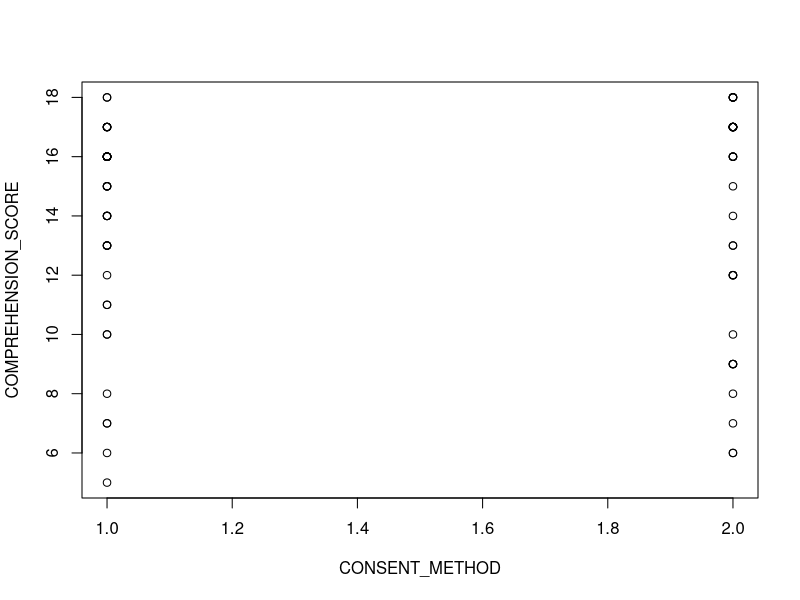
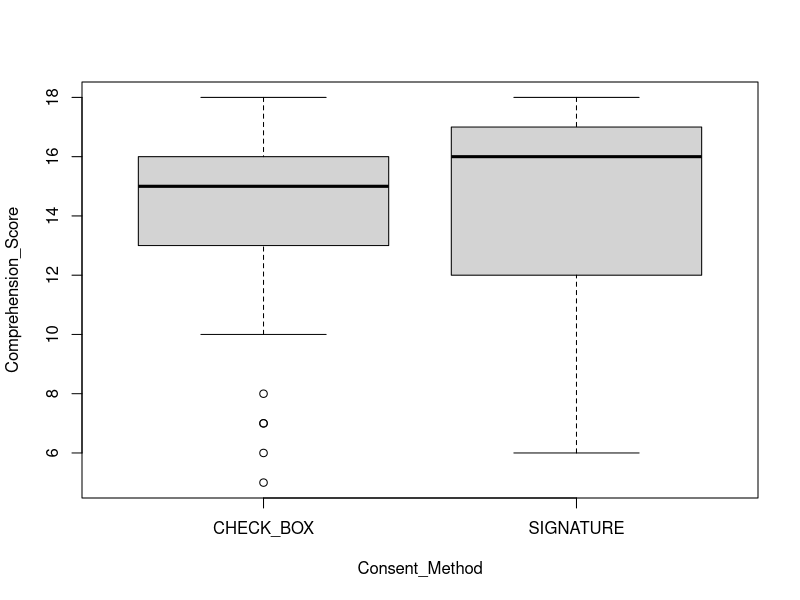
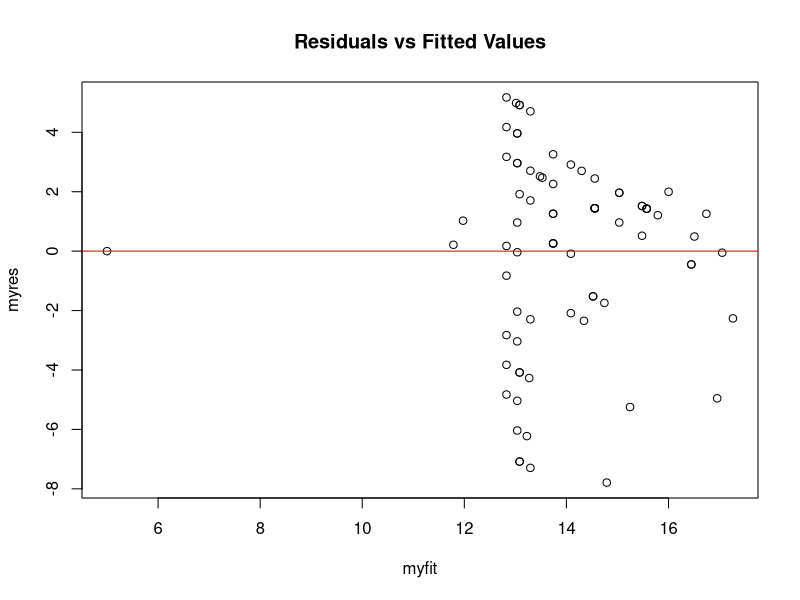
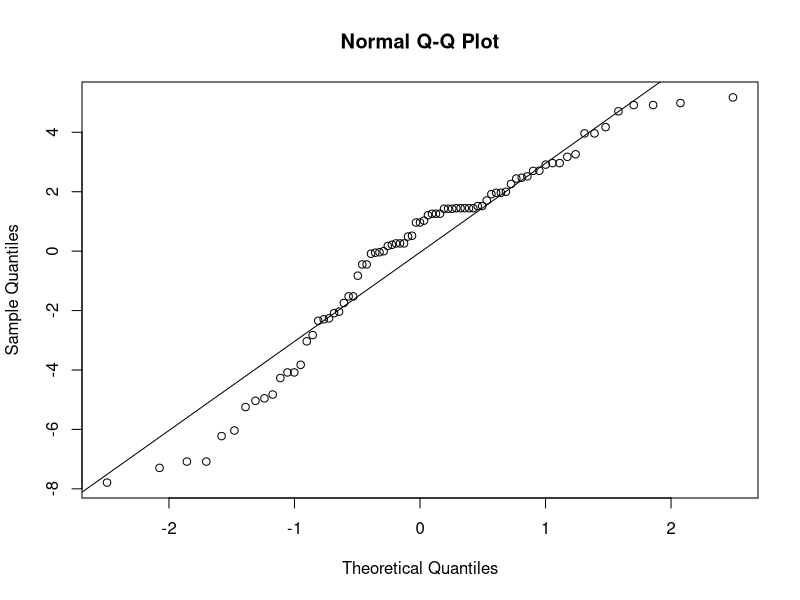
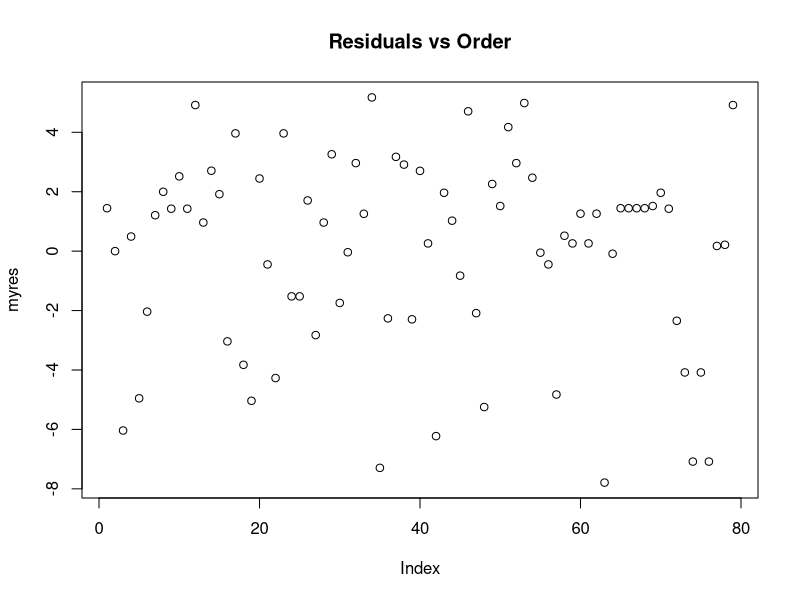

Recreate these plots in R, in order.
dataset <- read.csv('./dataset.csv')

dataset$signingMethod

selected_data <- data.frame(
  Comprehension_Score = dataset$Score,
  Consent_Method = dataset$signingMethod,
  Level_of_Education = dataset$Highest.Level.of.Education.,
  Native_Language = dataset$What.is.your.native.language.,
  Gender = dataset$Gender.
)

selected_data$Gender <- as.factor(selected_data$Gender)
selected_data$Consent_Method <- as.factor(selected_data$Consent_Method)
selected_data$Level_of_Education <- as.factor(selected_data$Level_of_Education)
selected_data$Native_Language <- as.factor(selected_data$Native_Language)


summary(selected_data)

attach(selected_data)


# Ensuring dummy variables are created
levels(Gender)
levels(Consent_Method)
levels(Level_of_Education)
levels(Native_Language)


# EDA: Summary and Correlation
summary(selected_data)
cor(selected_data$Comprehension_Score, as.numeric(selected_data$Consent_Method))

# Scatterplot for initial visualization
plot(selected_data$Comprehension_Score ~ as.numeric(selected_data$Consent_Method), ylab="COMPREHENSION_SCORE", xlab="CONSENT_METHOD")
boxplot(Comprehension_Score ~ Consent_Method, data = selected_data)


# MLR
mlr_model <- lm(Comprehension_Score ~ Consent_Method + Level_of_Education + Native_Language + Gender)
summary(mlr_model)


# Residual Analysis
myres <- residuals(mlr_model)
myfit <- fitted(mlr_model)

# Linearity and Homoscedasticity Check
plot(myfit, myres, main = "Residuals vs Fitted Values")
abline(h = 0, col = "red")


# Normality Check
qqnorm(myres)
qqline(myres)

# Independence Check
plot(myres, main = "Residuals vs Order")



